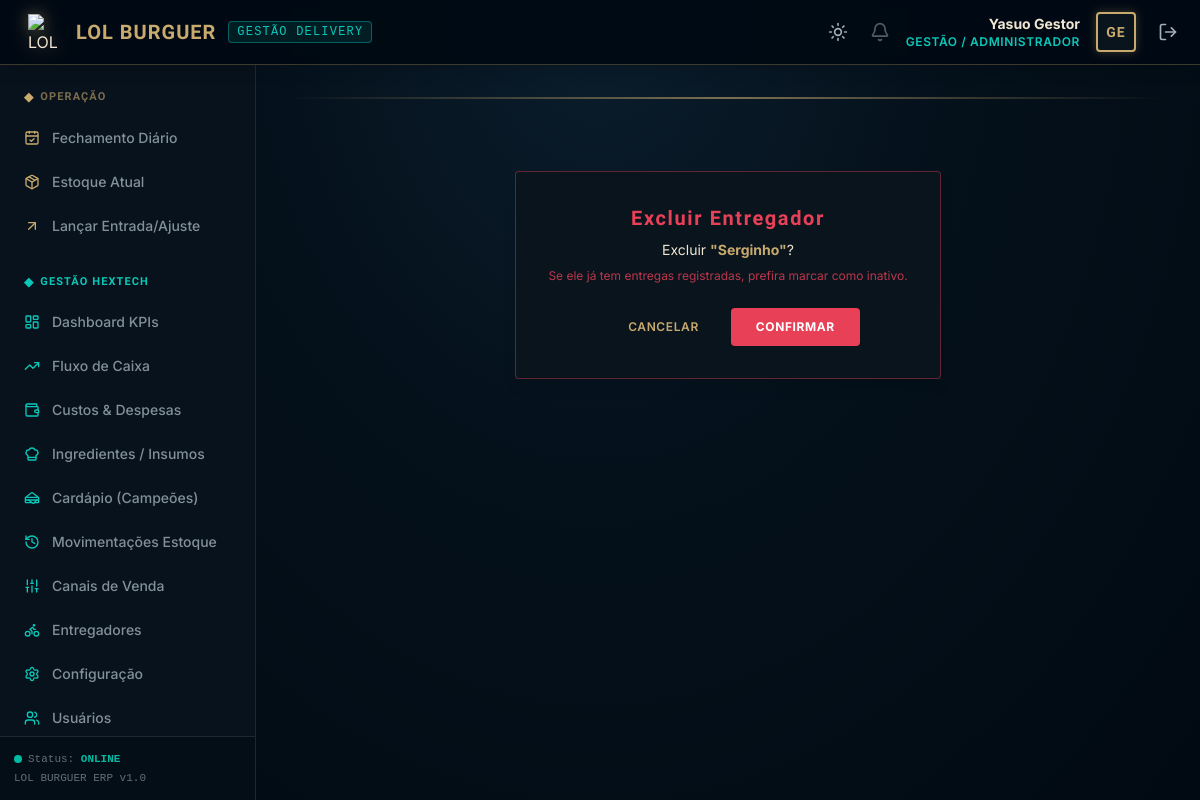
Page /vendas/entregadores/6/excluir/ (signed in) on the committed database.
### core/models.py (models this page shows, shortened)
class Usuario(AbstractUser):
    ROLE_CHOICES = (
        ('GESTAO', 'Gestão / Administrador'),
        ('OPERADOR', 'Operador de Caixa / Atendente'),
    )
    role = models.CharField(
        max_length=20,
        choices=ROLE_CHOICES,
        default='OPERADOR',
        verbose_name="Cargo / Nível de Acesso"
    )
    class Meta:
        verbose_name = "Usuário"
        verbose_name_plural = "Usuários"
        ordering = ['username']

### vendas/models.py (models this page shows, shortened)
class Entregador(models.Model):
    nome = models.CharField(max_length=80, unique=True, verbose_name="Nome do Entregador")
    eh_socio = models.BooleanField(
        default=False, verbose_name="É sócio (Igor / esposa)",
        help_text="Se marcado, as entregas feitas por esta pessoa NÃO geram custo de motoboy — o valor fica na empresa.")
    ativo = models.BooleanField(default=True, verbose_name="Ativo")
    class Meta:
        verbose_name = "Entregador"
        verbose_name_plural = "Entregadores"
        ordering = ['nome']

### core/decorators.py (the view)
    def _wrapped_view_func(request, *args, **kwargs):
        if request.user.is_authenticated and request.user.role == 'GESTAO':
            return view_func(request, *args, **kwargs)
        messages.error(request, "Acesso negado: Apenas a Gestão tem permissão para acessar esta página.")
        return redirect('home')

### vendas/views.py (called while the page is built, shortened)
@login_required
@gestao_required
def entregador_excluir(request, pk):
    e = get_object_or_404(Entregador, pk=pk)
    return render(request, 'vendas/entregador_confirm_delete.html', {'entregador': e})

### templates/vendas/entregador_confirm_delete.html (shortened to what this page needs)
{% extends "base.html" %}
{% block content %}
<div class="max-w-md mx-auto my-12">
    <div class="bg-hex_dark_card border border-hex_danger/40 p-6 md:p-8 rounded shadow-lg text-center">
        <h1 class="text-xl font-bold title-hex text-hex_danger mb-2">Excluir Entregador</h1>
        <p class="text-sm text-hex_gold_light mb-6">
            Excluir <span class="font-bold text-hex_gold">"{{ entregador.nome }}"</span>?
            <span class="text-xs text-hex_danger/80 block mt-2">Se ele já tem entregas registradas, prefira marcar como inativo.</span>
        </p>
        <form method="post" class="flex items-center justify-center space-x-4">
            <a href="{% url 'entregador_listar' %}" class="px-4 py-2.5 rounded text-xs font-semibold text-hex_gold hover:text-white uppercase tracking-wider">Cancelar</a>
            <button type="submit" class="bg-hex_danger hover:bg-red-700 text-white font-bold py-2.5 px-6 rounded uppercase tracking-wider text-xs border border-hex_danger/40">Confirmar</button>
        </form>
    </div>
</div>
{% endblock %}

### templates/base.html (shortened to what this page needs)
<!DOCTYPE html>
<html lang="pt-br" class="h-full">
<head>
    <script src="https://cdn.tailwindcss.com"></script>
</head>
<body class="h-full flex flex-col" x-data="{ mobileSidebarOpen: false }">
    <header class="bg-hex_dark_bg/95 border-b border-hex_gold/30 px-4 py-3 flex items-center justify-between z-20 shadow-lg backdrop-blur-sm">
        <div class="flex items-center space-x-3">
            <div class="flex items-center space-x-3">
                <img src="/media/produtos/logo.png" alt="LOL BURGUER Logo" class="w-9 h-9 object-contain filter drop-shadow-[0_0_8px_rgba(200,170,110,0.5)]">
                <span class="text-xl font-bold title-hex text-hex_gold tracking-wider">LOL BURGUER</span>
                <span class="hidden md:inline-block text-xs font-mono uppercase tracking-widest text-hex_blue border border-hex_blue/40 bg-hex_blue/10 px-2 py-0.5 rounded">
                    Gestão Delivery
                </span>
            </div>
        </div>
        <div class="flex items-center space-x-4">
            <button type="button" onclick="lbToggleTheme()" title="Alternar tema claro / escuro"
                class="text-hex_gold_dim hover:text-hex_gold p-1.5 rounded hover:bg-hex_active transition-all">
                <i data-lucide="sun" class="w-5 h-5 lb-icon-dark"></i>
            </button>
            {% if user.is_authenticated %}
                <div hx-get="{% url 'notificacoes_badge' %}" hx-trigger="load, every 60s" class="relative group cursor-pointer mr-2">
                    <i data-lucide="bell" class="w-5 h-5 text-hex_gold_dim opacity-50 group-hover:opacity-100 transition-opacity"></i>
                </div>
                <div class="text-right hidden sm:block">
                    <p class="text-sm font-bold text-hex_gold_light">{{ user.get_full_name|default:user.username }}</p>
                    <p class="text-xs text-hex_blue uppercase tracking-wider font-semibold">{{ user.get_role_display }}</p>
                </div>
                <div class="w-10 h-10 border-2 border-hex_gold rounded flex items-center justify-center bg-hex_dark_card shadow-[0_0_10px_rgba(200,170,110,0.3)]">
                    <span class="text-hex_gold font-bold title-hex text-sm">{{ user.username|slice:":2"|upper }}</span>
                </div>
                <a href="{% url 'logout' %}" class="text-hex_gold_dim hover:text-hex_gold p-1.5 rounded hover:bg-hex_dark_card transition-all" title="Sair do Sistema">
                    <i data-lucide="log-out" class="w-5 h-5"></i>
                </a>
            {% else %}
                <span class="text-xs uppercase text-hex_gold_dim font-mono">Sem autenticação</span>
            {% endif %}
        </div>
    </header>
    <div class="flex-1 flex min-h-0 overflow-hidden">
        {% if user.is_authenticated %}
        <aside
            :class="mobileSidebarOpen ? 'translate-x-0' : '-translate-x-full lg:translate-x-0'"
            class="fixed inset-y-0 left-0 pt-16 lg:pt-0 lg:static w-64 bg-hex_dark_card/95 border-r border-hex_dark_border flex flex-col justify-between transition-transform duration-300 ease-in-out z-10 lg:z-0 backdrop-blur-sm"
        >
            <div class="flex-1 overflow-y-auto px-3 py-6 space-y-7">
                <div>
                    <h3 class="text-[11px] uppercase text-hex_gold/60 font-bold tracking-widest mb-3 px-3 title-hex flex items-center space-x-1.5">
                        <span class="text-hex_gold text-xs">◆</span>
                        <span>Operação</span>
                    </h3>
                    <nav class="space-y-1">
                        <a href="{% url 'fechamento_diario' %}" class="flex items-center space-x-3 px-3 py-2.5 rounded text-sm font-medium transition-all hover:bg-hex_dark_bg/80 hover:text-hex_gold_light {% if request.resolver_match.url_name == 'fechamento_diario' %}bg-hex_active text-hex_gold_light border-l-4 border-hex_gold font-bold shadow-[0_0_10px_rgba(200,170,110,0.15)]{% else %}text-hex_gold_dim/80{% endif %}">
                            <i data-lucide="calendar-check" class="w-4 h-4 text-hex_gold"></i>
                            <span>Fechamento Diário</span>
                        </a>
                        <a href="{% url 'estoque_resumo' %}" class="flex items-center space-x-3 px-3 py-2.5 rounded text-sm font-medium transition-all hover:bg-hex_dark_bg/80 hover:text-hex_gold_light {% if request.resolver_match.url_name == 'estoque_resumo' %}bg-hex_active text-hex_gold_light border-l-4 border-hex_gold font-bold shadow-[0_0_10px_rgba(200,170,110,0.15)]{% else %}text-hex_gold_dim/80{% endif %}">
                            <i data-lucide="package" class="w-4 h-4 text-hex_gold"></i>
                            <span>Estoque Atual</span>
                        </a>
                        <a href="{% url 'estoque_ajustar' %}" class="flex items-center space-x-3 px-3 py-2.5 rounded text-sm font-medium transition-all hover:bg-hex_dark_bg/80 hover:text-hex_gold_light {% if request.resolver_match.url_name == 'estoque_ajustar' %}bg-hex_active text-hex_gold_light border-l-4 border-hex_gold font-bold shadow-[0_0_10px_rgba(200,170,110,0.15)]{% else %}text-hex_gold_dim/80{% endif %}">
                            <i data-lucide="arrow-up-right" class="w-4 h-4 text-hex_gold"></i>
                            <span>Lançar Entrada/Ajuste</span>
                        </a>
                    </nav>
                </div>
                {% if user.role == 'GESTAO' %}
                <div>
                    <h3 class="text-[11px] uppercase text-hex_blue font-bold tracking-widest mb-3 px-3 title-hex flex items-center space-x-1.5">
                        <span class="text-hex_blue text-xs">◆</span>
                        <span>Gestão Hextech</span>
                    </h3>
                    <nav class="space-y-1">
                        <a href="{% url 'dashboard' %}" class="flex items-center space-x-3 px-3 py-2.5 rounded text-sm font-medium transition-all hover:bg-hex_dark_bg/80 hover:text-hex_blue {% if request.resolver_match.url_name == 'dashboard' %}bg-hex_active text-hex_blue border-l-4 border-hex_blue font-bold shadow-[0_0_10px_rgba(10,200,185,0.2)]{% else %}text-hex_gold_dim/80{% endif %}">
                            <i data-lucide="layout-dashboard" class="w-4 h-4 text-hex_blue"></i>
                            <span>Dashboard KPIs</span>
                        </a>
                        <a href="{% url 'fluxo_caixa_projetado' %}" class="flex items-center space-x-3 px-3 py-2.5 rounded text-sm font-medium transition-all hover:bg-hex_dark_bg/80 hover:text-hex_blue {% if request.resolver_match.url_name == 'fluxo_caixa_projetado' %}bg-hex_active text-hex_blue border-l-4 border-hex_blue font-bold shadow-[0_0_10px_rgba(10,200,185,0.2)]{% else %}text-hex_gold_dim/80{% endif %}">
                            <i data-lucide="trending-up" class="w-4 h-4 text-hex_blue"></i>
                            <span>Fluxo de Caixa</span>
                        </a>
                        <a href="{% url 'despesa_listar' %}" class="flex items-center space-x-3 px-3 py-2.5 rounded text-sm font-medium transition-all hover:bg-hex_dark_bg/80 hover:text-hex_blue {% if request.resolver_match.url_name == 'despesa_listar' or 'despesa_criar' in request.resolver_match.url_name or 'despesa_editar' in request.resolver_match.url_name %}bg-hex_active text-hex_blue border-l-4 border-hex_blue font-bold shadow-[0_0_10px_rgba(10,200,185,0.2)]{% else %}text-hex_gold_dim/80{% endif %}">
                            <i data-lucide="wallet" class="w-4 h-4 text-hex_blue"></i>
                            <span>Custos & Despesas</span>
                        </a>
                        <a href="{% url 'ingrediente_listar' %}" class="flex items-center space-x-3 px-3 py-2.5 rounded text-sm font-medium transition-all hover:bg-hex_dark_bg/80 hover:text-hex_blue {% if request.resolver_match.url_name == 'ingrediente_listar' %}bg-hex_active text-hex_blue border-l-4 border-hex_blue font-bold shadow-[0_0_10px_rgba(10,200,185,0.2)]{% else %}text-hex_gold_dim/80{% endif %}">
                            <i data-lucide="chef-hat" class="w-4 h-4 text-hex_blue"></i>
                            <span>Ingredientes / Insumos</span>
                        </a>
                        <a href="{% url 'produto_listar' %}" class="flex items-center space-x-3 px-3 py-2.5 rounded text-sm font-medium transition-all hover:bg-hex_dark_bg/80 hover:text-hex_blue {% if request.resolver_match.url_name == 'produto_listar' %}bg-hex_active text-hex_blue border-l-4 border-hex_blue font-bold shadow-[0_0_10px_rgba(10,200,185,0.2)]{% else %}text-hex_gold_dim/80{% endif %}">
                            <i data-lucide="sandwich" class="w-4 h-4 text-hex_blue"></i>
                            <span>Cardápio (Campeões)</span>
                        </a>
                        <a href="{% url 'estoque_historico' %}" class="flex items-center space-x-3 px-3 py-2.5 rounded text-sm font-medium transition-all hover:bg-hex_dark_bg/80 hover:text-hex_blue {% if request.resolver_match.url_name == 'estoque_historico' %}bg-hex_active text-hex_blue border-l-4 border-hex_blue font-bold shadow-[0_0_10px_rgba(10,200,185,0.2)]{% else %}text-hex_gold_dim/80{% endif %}">
                            <i data-lucide="history" class="w-4 h-4 text-hex_blue"></i>
                            <span>Movimentações Estoque</span>
                        </a>
                        <a href="{% url 'canal_listar' %}" class="flex items-center space-x-3 px-3 py-2.5 rounded text-sm font-medium transition-all hover:bg-hex_dark_bg/80 hover:text-hex_blue {% if request.resolver_match.url_name == 'canal_listar' %}bg-hex_active text-hex_blue border-l-4 border-hex_blue font-bold shadow-[0_0_10px_rgba(10,200,185,0.2)]{% else %}text-hex_gold_dim/80{% endif %}">
                            <i data-lucide="sliders" class="w-4 h-4 text-hex_blue"></i>
                            <span>Canais de Venda</span>
                        </a>
                        <a href="{% url 'entregador_listar' %}" class="flex items-center space-x-3 px-3 py-2.5 rounded text-sm font-medium transition-all hover:bg-hex_dark_bg/80 hover:text-hex_blue {% if request.resolver_match.url_name == 'entregador_listar' %}bg-hex_active text-hex_blue border-l-4 border-hex_blue font-bold shadow-[0_0_10px_rgba(10,200,185,0.2)]{% else %}text-hex_gold_dim/80{% endif %}">
                            <i data-lucide="bike" class="w-4 h-4 text-hex_blue"></i>
                            <span>Entregadores</span>
                        </a>
                        <a href="{% url 'configuracao_financeira' %}" class="flex items-center space-x-3 px-3 py-2.5 rounded text-sm font-medium transition-all hover:bg-hex_dark_bg/80 hover:text-hex_blue {% if request.resolver_match.url_name == 'configuracao_financeira' %}bg-hex_active text-hex_blue border-l-4 border-hex_blue font-bold shadow-[0_0_10px_rgba(10,200,185,0.2)]{% else %}text-hex_gold_dim/80{% endif %}">
                            <i data-lucide="settings" class="w-4 h-4 text-hex_blue"></i>
                            <span>Configuração</span>
                        </a>
                        <a href="{% url 'usuario_listar' %}" class="flex items-center space-x-3 px-3 py-2.5 rounded text-sm font-medium transition-all hover:bg-hex_dark_bg/80 hover:text-hex_blue {% if 'usuario' in request.resolver_match.url_name %}bg-hex_active text-hex_blue border-l-4 border-hex_blue font-bold shadow-[0_0_10px_rgba(10,200,185,0.2)]{% else %}text-hex_gold_dim/80{% endif %}">
                            <i data-lucide="users" class="w-4 h-4 text-hex_blue"></i>
                            <span>Usuários</span>
                        </a>
                    </nav>
                </div>
                {% endif %}
            </div>
            <div class="p-3.5 border-t border-hex_dark_border bg-hex_dark_bg/50 text-[11px] font-mono text-hex_gold_dim/60">
                <p class="flex items-center space-x-1.5">
                    <span class="w-2 h-2 rounded-full bg-hex_success animate-pulse inline-block"></span>
                    <span>Status: <strong class="text-hex_success font-semibold">ONLINE</strong></span>
                </p>
                <p class="mt-0.5">LOL BURGUER ERP v1.0</p>
            </div>
        </aside>
        {% endif %}
        <main class="flex-1 flex flex-col overflow-y-auto min-h-0 p-4 md:p-6 lg:p-8 relative">
            <div class="h-0.5 bg-gradient-to-r from-transparent via-hex_gold to-transparent mb-6 opacity-60"></div>
            {% block content %}
            {% endblock %}
        </main>
    </div>
</body>
</html>

### templates/base.html (style rules this page uses)
:root { --c-bg: 1 10 19; --c-card: 9 20 29; --c-border: 30 40 53; --c-active: 11 29 44; --c-gold: 200 170 110; --c-text: 240 230 210; --c-text-dim: 160 176 185; --c-teal: 10 200 185; --c-teal-dark: 0 90 130; --c-danger: 232 64 87; --c-success: 0 187 163; --c-warning: 233 164 0; --c-invert: 255 255 255; --bg-image: radial-gradient(ellipse at 50% 0%, #0B1D2C 0%, #04101A 45%, #010A13 100%); --shadow-soft: 0 0 15px rgba(200, 170, 110, 0.18); --scroll-thumb: #C8AA6E; --scroll-track: #010A13; }
body { font-family: 'Inter', 'Rubik', sans-serif; background-color: rgb(var(--c-bg)); background-image: var(--bg-image); background-attachment: fixed; color: rgb(var(--c-text)); }
.title-hex { font-family: 'Marcellus', 'Cinzel', serif; letter-spacing: 0.08em; }

### rows in the picture
Usuario: get_full_name "Yasuo Gestor", role "GESTÃO / ADMINISTRADOR", username "GE"
Entregador: nome "Serginho"
